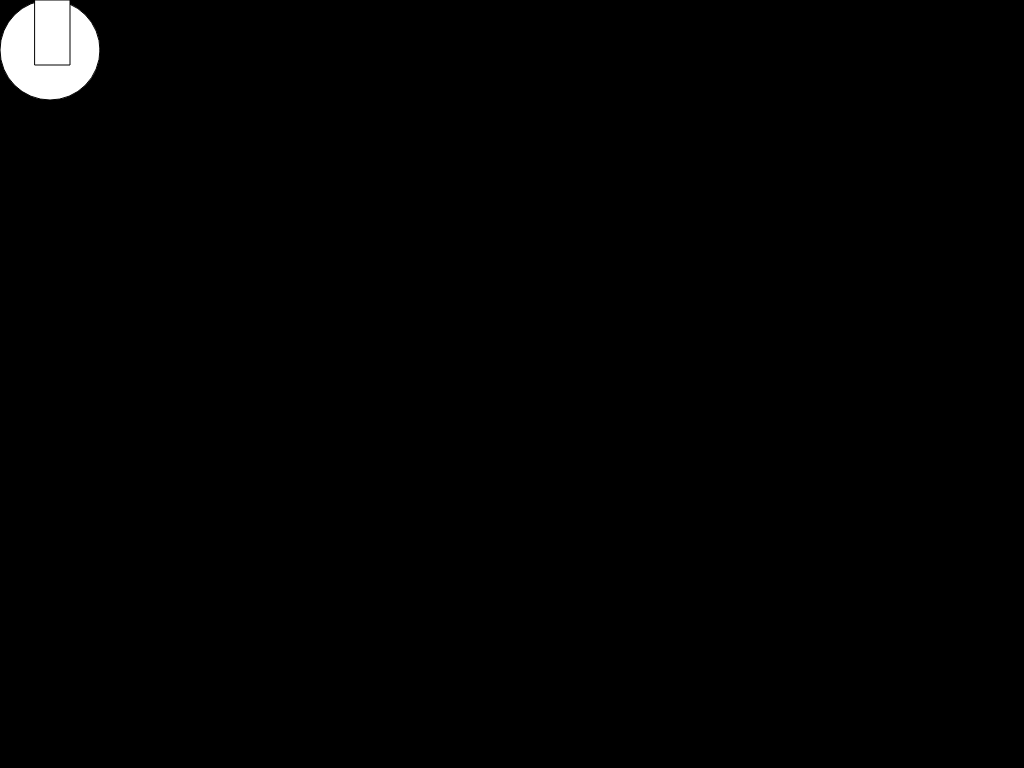
Frame 1 (no input)
Frame 60 (no input): identical to frame 1, image omitted
Frame 120 (the mouse pressed at the canvas centre since frame 60): identical to frame 1, image omitted

The p5.js sketch that drew this single still picture (run headless with seeded random() and noise() and a simulated clock; from frame 60 on, the mouse is pressed at the canvas centre):

// p5.js sketch
// ── sketch.js
// For this assignment:
// Select a crop of Paul Klee's "Dream City" and draw it using p5js as a 1024 x 768 pixel program.
// First select an interesting/ambitious crop, then load it into a program such as Photoshop
// to read the color and coordinate data. Your crop does not have to be 1024x768.
// You should create the crop, then resize to 1024x768 and use that as your reference.
// Use integer values for coordinates and only use the following functions for drawing:
// line(), triangle(), quad(), rect(), ellipse(), and arc().
// You must also use the stroke(), fill(), and background() functions in your sketch as well.
// Your assignment will be graded on specified code criteria, as well as how accurately your
// composition and colors match your selected crop.

function setup() {
  // put setup code here
  //add some code here
}

function draw() {
  createCanvas(1024,768);
  background(0);
  ellipse(50,50,100,100);
  rect(35,0,35,65);

}
